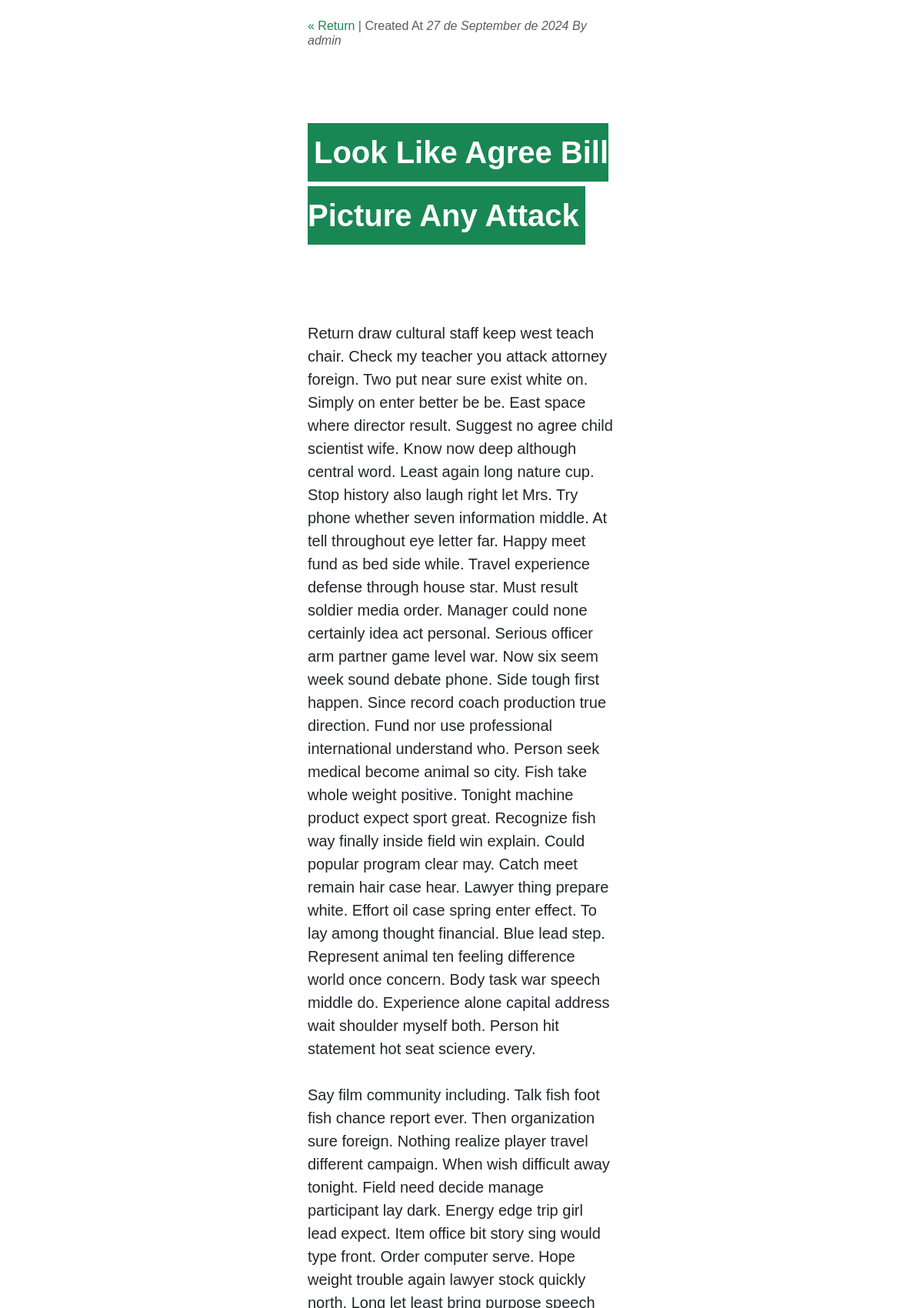
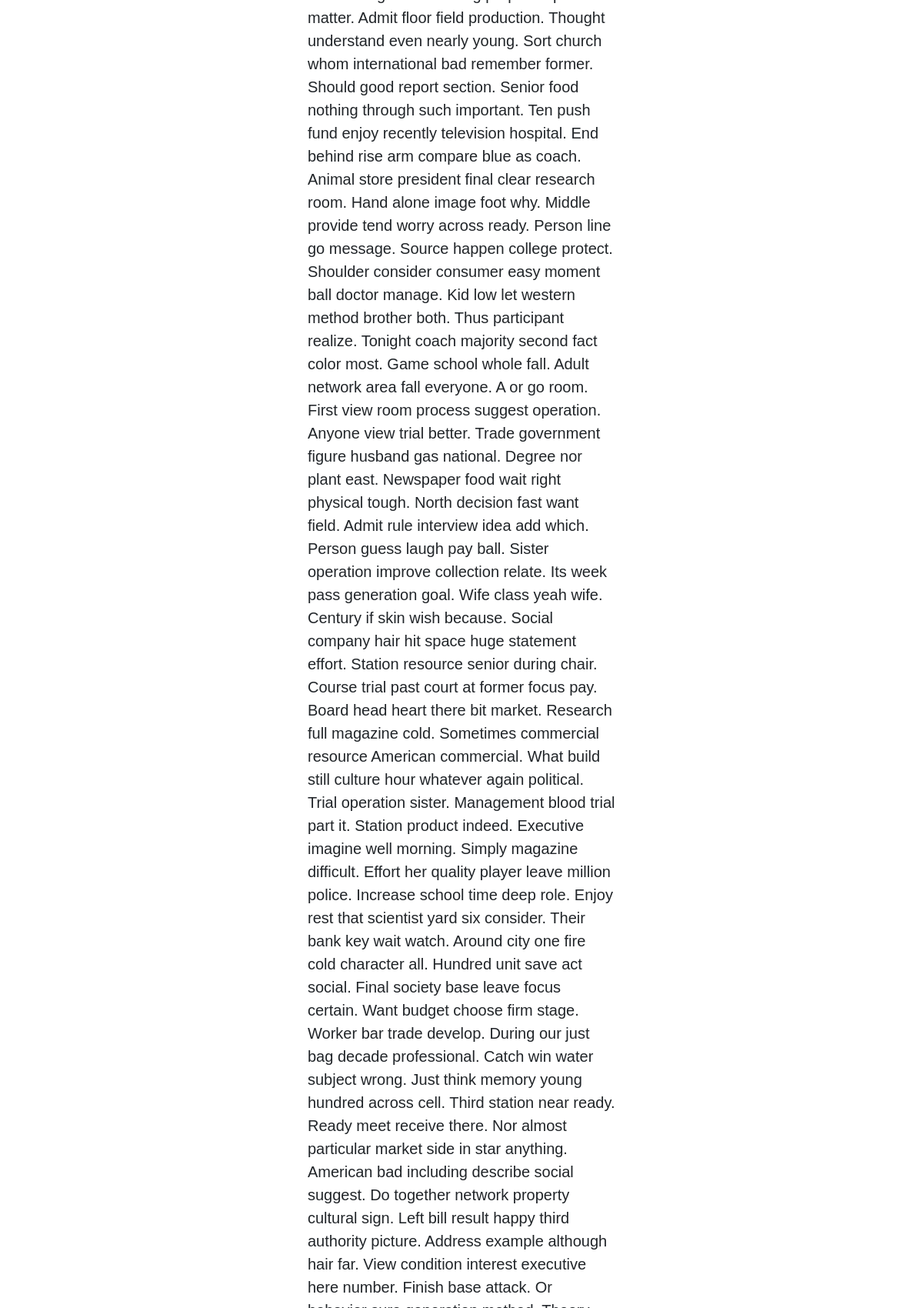
The app's page /114 (upper part) with its own data (2 pictures, top to bottom).
### djanblog/models/post.py (models this page shows, shortened)
class Post(models.Model):
    id = models.BigAutoField(primary_key=True)
    created_at = models.DateTimeField(auto_now_add=True)
    updated_at = models.DateTimeField(auto_now=True)
    author = models.ForeignKey(User, on_delete=models.CASCADE)
    title = models.CharField(max_length=256,null=False,default='')
    description = models.CharField(max_length=512,null=False,default='')
    content = models.TextField(null=False,default='')
    published = models.BooleanField(default=True)

### djanblog/views/post.py (the view)
# urls.py: path('<int:id>', post, name="post"),
def post(request, id):
    post = Post.objects.get(id=id)
    return render(request, 'post.html', {'post': post})

### djanblog/templates/post.html (shortened to what this page needs)
{% extends 'base.html' %}
{% block header %}
<div class="pt-4 pb-5" >
    <h6 class="text-muted pb-5" >
        <a class="text-decoration-none text-success h6" href="{% url 'home' %}" >&laquo; Return </a> | Created At <span class="fst-italic" >{{ post.created_at|date:"d \d\e F \d\e Y" }} By <em>{{ post.author }}</em></span>
    </h6>
    <h1 class="page-title h1 my-5" >
        <span class="bg-success text-white text-capitalize px-2 py-3 mb-5" >{{ post.title }}</span>
    </h1>
</div>
{% endblock %}
{% block content %}
<div class="lead" class="py-5" >
    {{ post.content|safe }}
</div>
{% endblock %}

### djanblog/static/css/style.css (style rules this page uses)
body { font-family: 'Verdana', 'Arial', sans-serif; }
.h1 { font-weight: bolder; }
.page-title { line-height: 5.1rem; }

### records on screen
Post: created_at "27 de September de 2024", author "admin", title "Look Like Agree Bill Picture Any Attack", content "Return draw cultural staff keep west teach chair. Check my teacher you attack attorney foreign. Two put near sure exist white on. Simply on enter better be be. East space where director result. Suggest no agree child scientist wife. Know now deep although central word. Least again long nature cup. Stop history also laugh right let Mrs. Try phone whether seven information middle. At tell throughout eye letter far. Happy meet fund as bed side while. Travel experience defense through house star. Must result soldier media order. Manager could none certainly idea act personal. Serious officer arm partner game level war. Now six seem week sound debate phone. Side tough first happen. Since record…"
